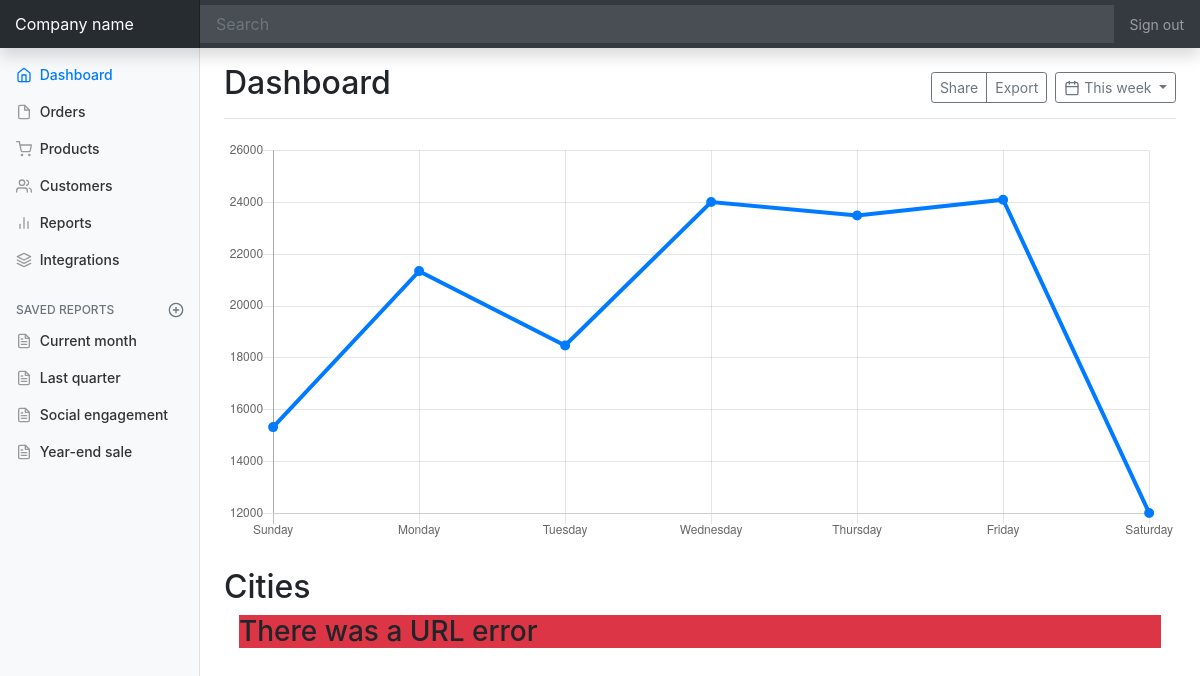
Before: /cities/ with the older database file.
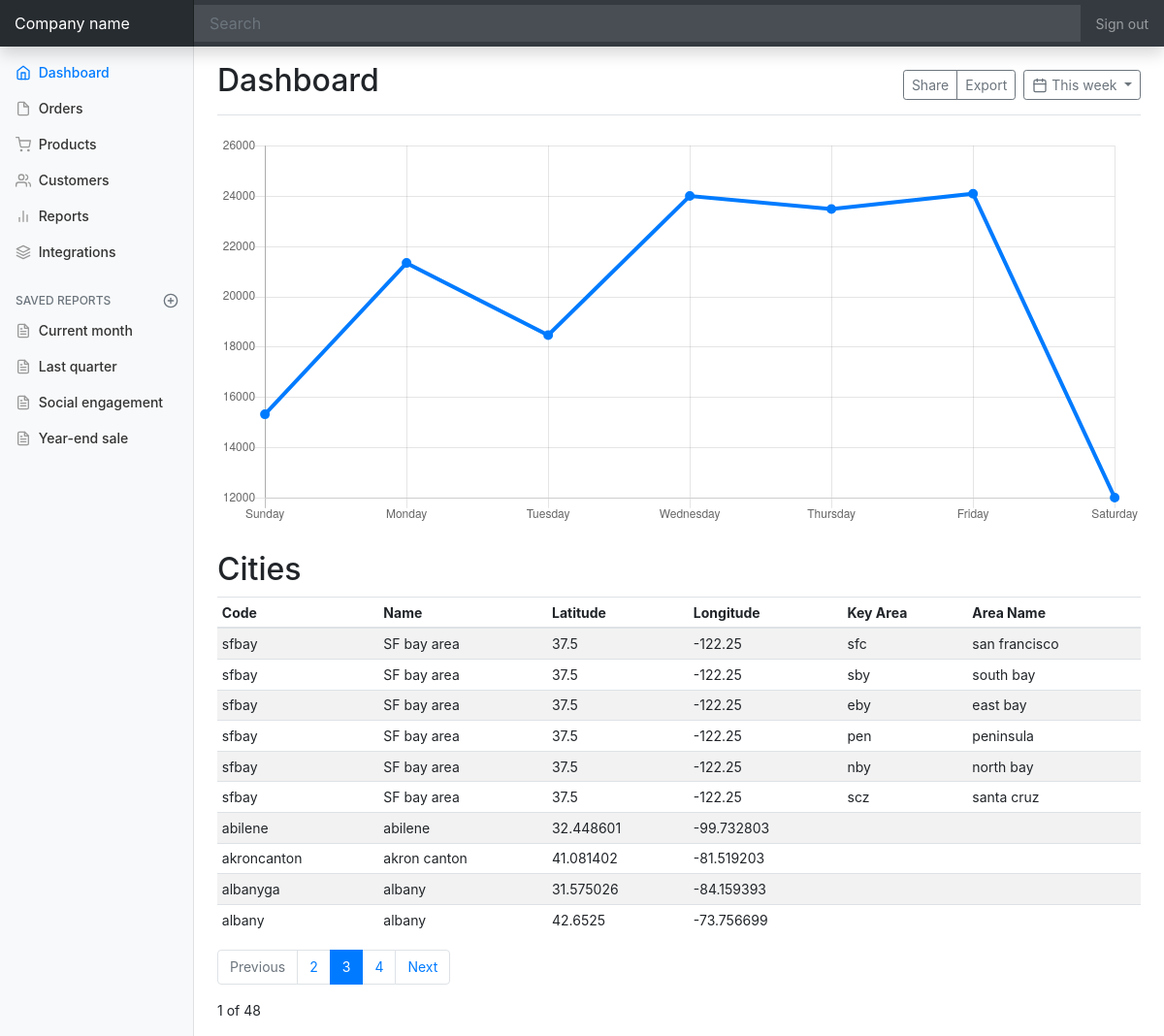
After: the same page with the newer database file.
### scrapper/models.py (models this page shows, shortened)
class CityName(models.Model):
    id = models.UUIDField(primary_key=True, default=uuid4, editable=False)
    site = models.CharField(max_length=60, blank=False)
    name = models.CharField(max_length=60, blank=False)
    latitude_longitude_id = models.ForeignKey(
        LatitudeLongitude, on_delete=models.CASCADE)
    county = models.CharField(max_length=60, blank=True)
    state = models.CharField(max_length=60, blank=True)
    country = models.CharField(max_length=60, default="United States")
    area_key = models.CharField(max_length=60, blank=True)
    area_name = models.CharField(max_length=60, blank=True)
    created_at = models.DateTimeField(auto_now_add=True)
    updated_at = models.DateTimeField(auto_now=True)

class LatitudeLongitude(models.Model):
    id = models.UUIDField(primary_key=True, default=uuid4, editable=False)
    latitude = models.CharField(max_length=60, blank=False)
    longitude = models.CharField(max_length=60, blank=False)
    created_at = models.DateTimeField(auto_now_add=True)
    updated_at = models.DateTimeField(auto_now=True)

### scrapper/views.py (the view)
# urls.py: path("", views.index, name="index")
def index(request):
    page = request.GET.get("page")
    if page is None:
        page = 1
    else:
        page = int(page)
    display = request.GET.get("display")
    if display is None:
        display = 10
    else:
        display = int(display)
    query = CityName.objects
    total = query.count()
    total_pages = total // display
    if page > total_pages or page < 1:
        error = True
    else:
        error = False
    first_page = True if page == 1 else False
    last_page = True if page == total_pages else False
    start = display * (page - 1)
    end = start + display
    cities = query.order_by("name")[start:end]
    context = {
        "cities": cities,
        "display": display,
        "page": page,
        "first_page": first_page,
        "last_page": last_page,
        "total_pages": total_pages,
        "error": error
    }
    return render(request, 'cities/index.html', context)

### scrapper/templates/cities/index.html (shortened to what the changed rows need)
<!doctype html>
<html lang="en">
  <head>
    <link rel="stylesheet" href="https://stackpath.bootstrapcdn.com/bootstrap/4.2.1/css/bootstrap.min.css">
  </head>
  <body>
    <div class="container-fluid">
      <div class="row">
        <main role="main" class="col-md-9 ml-sm-auto col-lg-10 px-4">
          <div class="d-flex justify-content-between flex-wrap flex-md-nowrap align-items-center pt-3 pb-2 mb-3 border-bottom">
            <h1 class="h2">Dashboard</h1>
          </div>
          <h2>Cities</h2>
          <div>
            {% if error %}
              <div class="container">
                <h3 class="bg-danger">There was a URL error</h3>
              </div>
              {% else %}
           {% if cities  %}
          <div class="table-responsive">
            <table class="table table-striped table-sm">
              <thead>
                <tr>
                  <th>Code</th>
                  <th>Name</th>
                  <th>Latitude</th>
                  <th>Longitude</th>
                  <th>Key Area</th>
                  <th>Area Name</th>
                </tr>
              </thead>
              <tbody>
                {% for city in cities%}
                <tr>
                  <td>{{city.site}}</td>
                  <td>{{city.name}}</td>
                  <td>{{city.latitude_longitude_id.latitude}}</td>
                  <td>{{city.latitude_longitude_id.longitude}}</td>
                  <td>{{city.area_key}}</td>
                  <td>{{city.area_name}}</td>
                </tr>
                {% endfor %}
              </tbody>
            </table>
            <nav aria-label="pagination">
              <ul class="pagination">
                <li class="page-item {% if first_page  %} disabled {% endif %}">
                  <a class="page-link" href="http://localhost:8000/cities/?page=1&display=50" tabindex="-1" aria-disabled="true">Previous</a>
                </li>
                <li class="page-item"><a class="page-link" href="http://localhost:8000/cities/?page=2&display=50">2</a></li>
                <li class="page-item active" aria-current="page">
                  <a class="page-link" href="http://localhost:8000/cities/?page=3&display=50">3 <span class="sr-only">(current)</span></a>
                </li>
                <li class="page-item"><a class="page-link" href="http://localhost:8000/cities/?page=4&display=50">4</a></li>
                <li class="page-item {% if last_page  %} disabled {% endif %}">
                  <a class="page-link" href="http://localhost:8000/cities/?page={{ total_pages}}&display=50#">Next</a>
                </li>
              </ul>
            </nav>
             <p>{{page}} of {{total_pages}}</p>
             {% else %} <h2 class="bg-warning">We have no cities :( </h2>{% endif %}
          </div>
          {% endif %}
        </main>
      </div>
    </div>
  <script>
    /* globals Chart:false, feather:false */
      (function () {
        'use strict'
        feather.replace()
        // Graphs
        var ctx = document.getElementById('myChart')
        // eslint-disable-next-line no-unused-vars
        var myChart = new Chart(ctx, {
          type: 'line',
          data: {
            labels: [
              'Sunday',
              'Monday',
              'Tuesday',
              'Wednesday',
              'Thursday',
              'Friday',
              'Saturday'
            ],
            datasets: [{
              data: [
                15339,
                21345,
                18483,
                24003,
                23489,
                24092,
                12034
              ],
              lineTension: 0,
              backgroundColor: 'transparent',
              borderColor: '#007bff',
              borderWidth: 4,
              pointBackgroundColor: '#007bff'
            }]
          },
          options: {
            scales: {
              yAxes: [{
                ticks: {
                  beginAtZero: false
                }
              }]
            },
            legend: {
              display: false
            }
          }
        })
      }())
    </script>
  </body>
</html>

Changed rows visible on the page:
added CityName: site "sfbay", name "SF bay area", latitude_longitude_id.latitude "37.5", latitude_longitude_id.longitude "-122.25", area_key "sfc", area_name "san francisco"
added CityName: site "sfbay", name "SF bay area", latitude_longitude_id.latitude "37.5", latitude_longitude_id.longitude "-122.25", area_key "sby", area_name "south bay"
added CityName: site "sfbay", name "SF bay area", latitude_longitude_id.latitude "37.5", latitude_longitude_id.longitude "-122.25", area_key "eby", area_name "east bay"
added CityName: site "sfbay", name "SF bay area", latitude_longitude_id.latitude "37.5", latitude_longitude_id.longitude "-122.25", area_key "pen", area_name "peninsula"
added CityName: site "sfbay", name "SF bay area", latitude_longitude_id.latitude "37.5", latitude_longitude_id.longitude "-122.25", area_key "nby", area_name "north bay"
added CityName: site "sfbay", name "SF bay area", latitude_longitude_id.latitude "37.5", latitude_longitude_id.longitude "-122.25", area_key "scz", area_name "santa cruz"
added CityName: site "abilene", name "abilene", latitude_longitude_id.latitude "32.448601", latitude_longitude_id.longitude "-99.732803"
added CityName: site "akroncanton", name "akron canton", latitude_longitude_id.latitude "41.081402", latitude_longitude_id.longitude "-81.519203"
added CityName: site "albanyga", name "albany", latitude_longitude_id.latitude "31.575026", latitude_longitude_id.longitude "-84.159393"
added CityName: site "albany", name "albany", latitude_longitude_id.latitude "42.6525", latitude_longitude_id.longitude "-73.756699"
Other visible differences:
{{ page }}: (not shown) → "1"
{{ total_pages }}: (not shown) → "48"
text no longer shown: "There was a URL error"
text now shown: "Code Name Latitude Longitude Key Area Area Name Previous 2 3 4 Next of"
